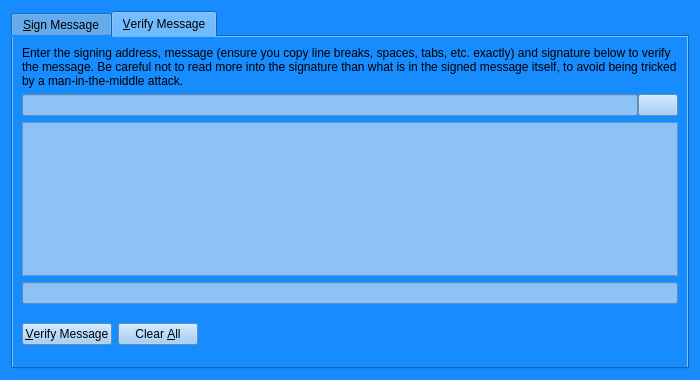
<?xml version="1.0" encoding="UTF-8"?>
<ui version="4.0">
 <class>SignVerifyMessageDialog</class>
 <widget class="QDialog" name="SignVerifyMessageDialog">
  <property name="geometry">
   <rect>
    <x>0</x>
    <y>0</y>
    <width>700</width>
    <height>380</height>
   </rect>
  </property>
  <property name="windowTitle">
   <string>Signatures - Sign / Verify a Message</string>
  </property>
  <property name="styleSheet">
   <string notr="true">background-color: rgb(22, 140, 255);</string>
  </property>
  <property name="modal">
   <bool>true</bool>
  </property>
  <layout class="QVBoxLayout" name="verticalLayout">
   <item>
    <widget class="QTabWidget" name="tabWidget">
     <property name="styleSheet">
      <string notr="true"/>
     </property>
     <property name="currentIndex">
      <number>1</number>
     </property>
     <widget class="QWidget" name="tabSignMessage">
      <attribute name="title">
       <string>&amp;Sign Message</string>
      </attribute>
      <layout class="QVBoxLayout" name="verticalLayout_SM">
       <item>
        <widget class="QLabel" name="infoLabel_SM">
         <property name="text">
          <string>You can sign messages with your addresses to prove you own them. Be careful not to sign anything vague, as phishing attacks may try to trick you into signing your identity over to them. Only sign fully-detailed statements you agree to.</string>
         </property>
         <property name="textFormat">
          <enum>Qt::PlainText</enum>
         </property>
         <property name="wordWrap">
          <bool>true</bool>
         </property>
        </widget>
       </item>
       <item>
        <layout class="QHBoxLayout" name="horizontalLayout_1_SM">
         <property name="spacing">
          <number>0</number>
         </property>
         <item>
          <widget class="QValidatedLineEdit" name="addressIn_SM">
           <property name="toolTip">
            <string>The address to sign the message with (e.g. F96m4dNBqCLh7ZYceQnLG7uPuva5mochZK)</string>
           </property>
           <property name="maxLength">
            <number>34</number>
           </property>
          </widget>
         </item>
         <item>
          <widget class="QPushButton" name="addressBookButton_SM">
           <property name="toolTip">
            <string>Choose an address from the address book</string>
           </property>
           <property name="text">
            <string/>
           </property>
           <property name="icon">
            <iconset resource="../bitcoin.qrc">
             <normaloff>:/icons/address-book</normaloff>:/icons/address-book</iconset>
           </property>
           <property name="shortcut">
            <string>Alt+A</string>
           </property>
           <property name="autoDefault">
            <bool>false</bool>
           </property>
          </widget>
         </item>
         <item>
          <widget class="QPushButton" name="pasteButton_SM">
           <property name="toolTip">
            <string>Paste address from clipboard</string>
           </property>
           <property name="text">
            <string/>
           </property>
           <property name="icon">
            <iconset resource="../bitcoin.qrc">
             <normaloff>:/icons/editpaste</normaloff>:/icons/editpaste</iconset>
           </property>
           <property name="shortcut">
            <string>Alt+P</string>
           </property>
           <property name="autoDefault">
            <bool>false</bool>
           </property>
          </widget>
         </item>
        </layout>
       </item>
       <item>
        <widget class="QPlainTextEdit" name="messageIn_SM">
         <property name="toolTip">
          <string>Enter the message you want to sign here</string>
         </property>
        </widget>
       </item>
       <item>
        <layout class="QHBoxLayout" name="horizontalLayout_2_SM">
         <property name="spacing">
          <number>0</number>
         </property>
         <item>
          <widget class="QLineEdit" name="signatureOut_SM">
           <property name="font">
            <font>
             <italic>true</italic>
            </font>
           </property>
           <property name="readOnly">
            <bool>true</bool>
           </property>
          </widget>
         </item>
         <item>
          <widget class="QPushButton" name="copySignatureButton_SM">
           <property name="toolTip">
            <string>Copy the current signature to the system clipboard</string>
           </property>
           <property name="text">
            <string/>
           </property>
           <property name="icon">
            <iconset resource="../bitcoin.qrc">
             <normaloff>:/icons/editcopy</normaloff>:/icons/editcopy</iconset>
           </property>
           <property name="autoDefault">
            <bool>false</bool>
           </property>
          </widget>
         </item>
        </layout>
       </item>
       <item>
        <layout class="QHBoxLayout" name="horizontalLayout_3_SM">
         <item>
          <widget class="QPushButton" name="signMessageButton_SM">
           <property name="toolTip">
            <string>Sign the message to prove you own this Doubloon address</string>
           </property>
           <property name="text">
            <string>&amp;Sign Message</string>
           </property>
           <property name="icon">
            <iconset resource="../bitcoin.qrc">
             <normaloff>:/icons/edit</normaloff>:/icons/edit</iconset>
           </property>
           <property name="autoDefault">
            <bool>false</bool>
           </property>
          </widget>
         </item>
         <item>
          <widget class="QPushButton" name="clearButton_SM">
           <property name="toolTip">
            <string>Reset all sign message fields</string>
           </property>
           <property name="text">
            <string>Clear &amp;All</string>
           </property>
           <property name="icon">
            <iconset resource="../bitcoin.qrc">
             <normaloff>:/icons/remove</normaloff>:/icons/remove</iconset>
           </property>
           <property name="autoDefault">
            <bool>false</bool>
           </property>
          </widget>
         </item>
         <item>
          <spacer name="horizontalSpacer_1_SM">
           <property name="orientation">
            <enum>Qt::Horizontal</enum>
           </property>
           <property name="sizeHint" stdset="0">
            <size>
             <width>40</width>
             <height>48</height>
            </size>
           </property>
          </spacer>
         </item>
         <item>
          <widget class="QLabel" name="statusLabel_SM">
           <property name="font">
            <font>
             <weight>75</weight>
             <bold>true</bold>
            </font>
           </property>
           <property name="text">
            <string/>
           </property>
           <property name="wordWrap">
            <bool>true</bool>
           </property>
          </widget>
         </item>
         <item>
          <spacer name="horizontalSpacer_2_SM">
           <property name="orientation">
            <enum>Qt::Horizontal</enum>
           </property>
           <property name="sizeHint" stdset="0">
            <size>
             <width>40</width>
             <height>48</height>
            </size>
           </property>
          </spacer>
         </item>
        </layout>
       </item>
      </layout>
     </widget>
     <widget class="QWidget" name="tabVerifyMessage">
      <attribute name="title">
       <string>&amp;Verify Message</string>
      </attribute>
      <layout class="QVBoxLayout" name="verticalLayout_VM">
       <item>
        <widget class="QLabel" name="infoLabel_VM">
         <property name="text">
          <string>Enter the signing address, message (ensure you copy line breaks, spaces, tabs, etc. exactly) and signature below to verify the message. Be careful not to read more into the signature than what is in the signed message itself, to avoid being tricked by a man-in-the-middle attack.</string>
         </property>
         <property name="textFormat">
          <enum>Qt::PlainText</enum>
         </property>
         <property name="alignment">
          <set>Qt::AlignLeading|Qt::AlignLeft|Qt::AlignTop</set>
         </property>
         <property name="wordWrap">
          <bool>true</bool>
         </property>
        </widget>
       </item>
       <item>
        <layout class="QHBoxLayout" name="horizontalLayout_1_VM">
         <property name="spacing">
          <number>0</number>
         </property>
         <item>
          <widget class="QValidatedLineEdit" name="addressIn_VM">
           <property name="toolTip">
            <string>The address the message was signed with (e.g. F96m4dNBqCLh7ZYceQnLG7uPuva5mochZK)</string>
           </property>
           <property name="styleSheet">
            <string notr="true">background-color: rgb(140, 194, 247);</string>
           </property>
           <property name="maxLength">
            <number>34</number>
           </property>
          </widget>
         </item>
         <item>
          <widget class="QPushButton" name="addressBookButton_VM">
           <property name="toolTip">
            <string>Choose an address from the address book</string>
           </property>
           <property name="styleSheet">
            <string notr="true">background-color: rgb(140, 194, 247);</string>
           </property>
           <property name="text">
            <string/>
           </property>
           <property name="icon">
            <iconset resource="../bitcoin.qrc">
             <normaloff>:/icons/address-book</normaloff>:/icons/address-book</iconset>
           </property>
           <property name="shortcut">
            <string>Alt+A</string>
           </property>
           <property name="autoDefault">
            <bool>false</bool>
           </property>
          </widget>
         </item>
        </layout>
       </item>
       <item>
        <widget class="QPlainTextEdit" name="messageIn_VM">
         <property name="styleSheet">
          <string notr="true">background-color: rgb(140, 194, 247);</string>
         </property>
        </widget>
       </item>
       <item>
        <widget class="QValidatedLineEdit" name="signatureIn_VM">
         <property name="styleSheet">
          <string notr="true">background-color: rgb(140, 194, 247);</string>
         </property>
        </widget>
       </item>
       <item>
        <layout class="QHBoxLayout" name="horizontalLayout_2_VM">
         <item>
          <widget class="QPushButton" name="verifyMessageButton_VM">
           <property name="toolTip">
            <string>Verify the message to ensure it was signed with the specified Doubloon address</string>
           </property>
           <property name="styleSheet">
            <string notr="true">background-color: rgb(140, 194, 247);</string>
           </property>
           <property name="text">
            <string>&amp;Verify Message</string>
           </property>
           <property name="icon">
            <iconset resource="../bitcoin.qrc">
             <normaloff>:/icons/transaction_0</normaloff>:/icons/transaction_0</iconset>
           </property>
           <property name="autoDefault">
            <bool>false</bool>
           </property>
          </widget>
         </item>
         <item>
          <widget class="QPushButton" name="clearButton_VM">
           <property name="toolTip">
            <string>Reset all verify message fields</string>
           </property>
           <property name="styleSheet">
            <string notr="true">background-color: rgb(140, 194, 247);</string>
           </property>
           <property name="text">
            <string>Clear &amp;All</string>
           </property>
           <property name="icon">
            <iconset resource="../bitcoin.qrc">
             <normaloff>:/icons/remove</normaloff>:/icons/remove</iconset>
           </property>
           <property name="autoDefault">
            <bool>false</bool>
           </property>
          </widget>
         </item>
         <item>
          <spacer name="horizontalSpacer_1_VM">
           <property name="orientation">
            <enum>Qt::Horizontal</enum>
           </property>
           <property name="sizeHint" stdset="0">
            <size>
             <width>40</width>
             <height>48</height>
            </size>
           </property>
          </spacer>
         </item>
         <item>
          <widget class="QLabel" name="statusLabel_VM">
           <property name="font">
            <font>
             <weight>75</weight>
             <bold>true</bold>
            </font>
           </property>
           <property name="text">
            <string/>
           </property>
           <property name="wordWrap">
            <bool>true</bool>
           </property>
          </widget>
         </item>
         <item>
          <spacer name="horizontalSpacer_2_VM">
           <property name="orientation">
            <enum>Qt::Horizontal</enum>
           </property>
           <property name="sizeHint" stdset="0">
            <size>
             <width>40</width>
             <height>48</height>
            </size>
           </property>
          </spacer>
         </item>
        </layout>
       </item>
      </layout>
     </widget>
    </widget>
   </item>
  </layout>
 </widget>
 <customwidgets>
  <customwidget>
   <class>QValidatedLineEdit</class>
   <extends>QLineEdit</extends>
   <header>qvalidatedlineedit.h</header>
  </customwidget>
 </customwidgets>
 <resources>
  <include location="../bitcoin.qrc"/>
 </resources>
 <connections/>
</ui>
